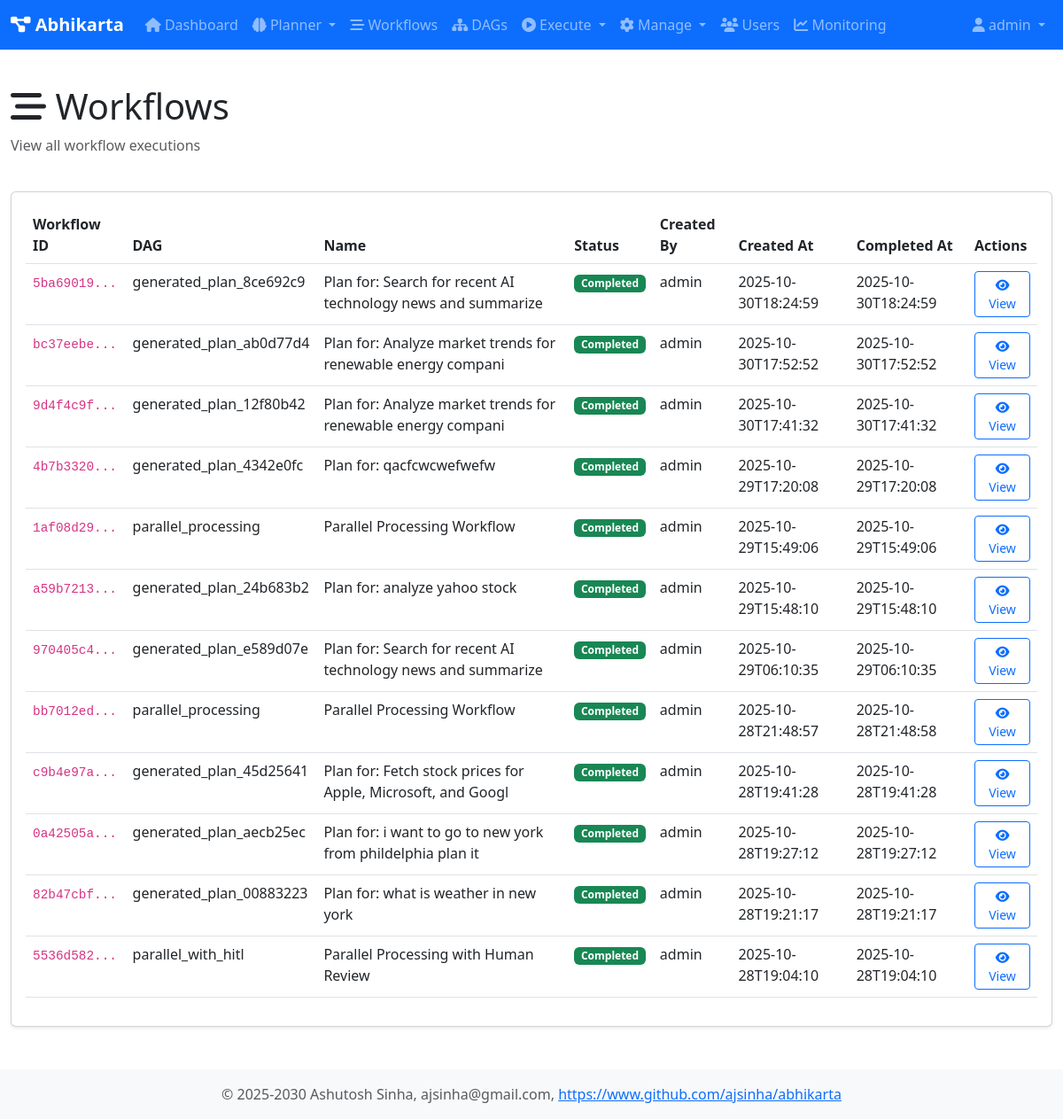
The app's page /workflows (signed in), older data.
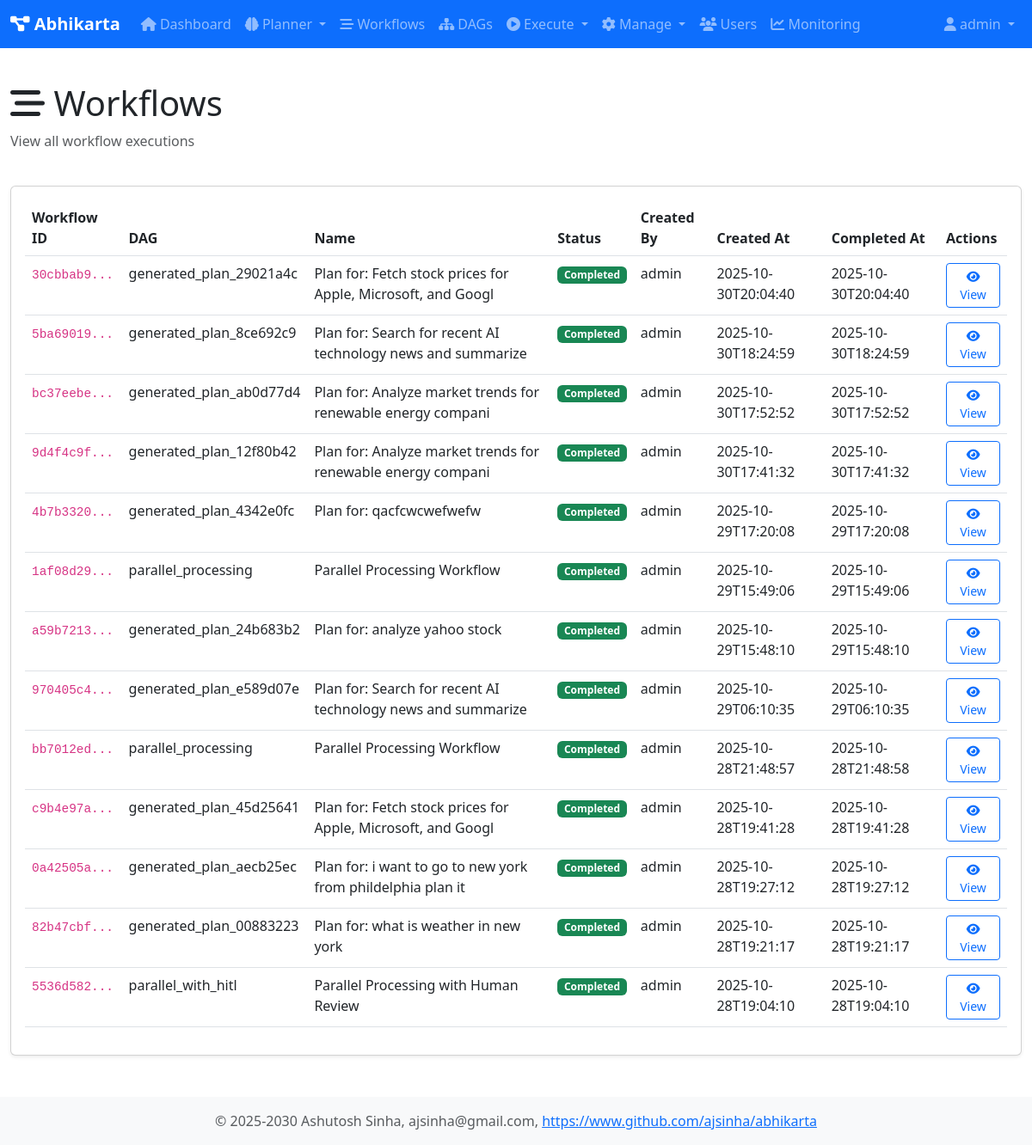
The same page, newer data.
### tables this page shows
CREATE TABLE workflows (
                workflow_id TEXT PRIMARY KEY,
                dag_id TEXT NOT NULL,
                session_id TEXT,
                name TEXT,
                description TEXT,
                status TEXT DEFAULT 'pending',
                created_at TEXT DEFAULT CURRENT_TIMESTAMP,
                started_at TEXT,
                completed_at TEXT,
                created_by TEXT,
                graph_json TEXT,
                result TEXT,
                error TEXT
            );

### web/app1.py (the view)
@app.route('/workflows')
@login_required
def workflows():
    user = user_registry.get_user(session['user_id'])
    db = get_db()
    all_workflows = db.fetchall("SELECT * FROM workflows ORDER BY created_at DESC")
    return render_template('workflows.html', user=user, workflows=all_workflows)

### core/user_registry.py (called while the page is built)
    def is_admin(self) -> bool:
        return self.role == 'admin'

    def get_user(self, user_id: str) -> Optional[User]:
        return self._users.get(user_id)

### db/database.py (called while the page is built)
def get_db() -> Database:
    global _db_instance
    if _db_instance is None:
        _db_instance = Database(db_type='sqlite', db_path='/home/ashutosh/PycharmProjects/abhikarta/data/abhikarta.db')
        _db_instance.initialize_schema()
    return _db_instance

    @contextmanager
    def get_connection(self):
        conn = None
        try:
            if self.db_type == 'sqlite':
                conn = sqlite3.connect(self.db_path)
                conn.row_factory = sqlite3.Row
            elif self.db_type == 'postgresql':
                import psycopg2
                import psycopg2.extras
                conn = psycopg2.connect(**self.pg_params)
                conn.cursor_factory = psycopg2.extras.RealDictCursor
            yield conn
            conn.commit()
        except Exception as e:
            if conn:
                conn.rollback()
            raise e
        finally:
            if conn:
                conn.close()

### web/templates/workflows.html (shortened to what this page needs)
{% extends "base.html" %}
{% block content %}
<div class="row mb-4">
    <div class="col">
        <h1><i class="fas fa-stream"></i> Workflows</h1>
        <p class="text-muted">View all workflow executions</p>
    </div>
</div>
<div class="card">
    <div class="card-body">
        {% if workflows %}
        <div class="table-responsive">
            <table class="table table-hover">
                <thead>
                    <tr>
                        <th>Workflow ID</th>
                        <th>DAG</th>
                        <th>Name</th>
                        <th>Status</th>
                        <th>Created By</th>
                        <th>Created At</th>
                        <th>Completed At</th>
                        <th>Actions</th>
                    </tr>
                </thead>
                <tbody>
                    {% for workflow in workflows %}
                    <tr>
                        <td><code>{{ workflow.workflow_id[:8] }}...</code></td>
                        <td>{{ workflow.dag_id }}</td>
                        <td>{{ workflow.name or 'N/A' }}</td>
                        <td>
                            {% if workflow.status == 'running' %}
                                <span class="badge bg-info">Running</span>
                            {% elif workflow.status == 'completed' %}
                                <span class="badge bg-success">Completed</span>
                            {% elif workflow.status == 'failed' %}
                                <span class="badge bg-danger">Failed</span>
                            {% else %}
                                <span class="badge bg-secondary">{{ workflow.status }}</span>
                            {% endif %}
                        </td>
                        <td>{{ workflow.created_by or 'N/A' }}</td>
                        <td>{{ workflow.created_at[:19] }}</td>
                        <td>{{ workflow.completed_at[:19] if workflow.completed_at else 'N/A' }}</td>
                        <td>
                            <a href="{{ url_for('workflow_detail', workflow_id=workflow.workflow_id) }}"
                               class="btn btn-sm btn-outline-primary">
                                <i class="fas fa-eye"></i> View
                            </a>
                        </td>
                    </tr>
                    {% endfor %}
                </tbody>
            </table>
        </div>
        {% else %}
        <p class="text-muted">No workflows yet.</p>
        {% endif %}
    </div>
</div>
{% endblock %}

Row changes from the older to the newer data that the page shows:
added workflows: workflow_id "30cbbab9", dag_id "generated_plan_29021a4c", name "Plan for: Fetch stock prices for Apple, Microsoft, and Googl", status "Completed", created_by "admin", created_at "2025-10-30T20:04:40", completed_at "2025-10-30T20:04:40"
